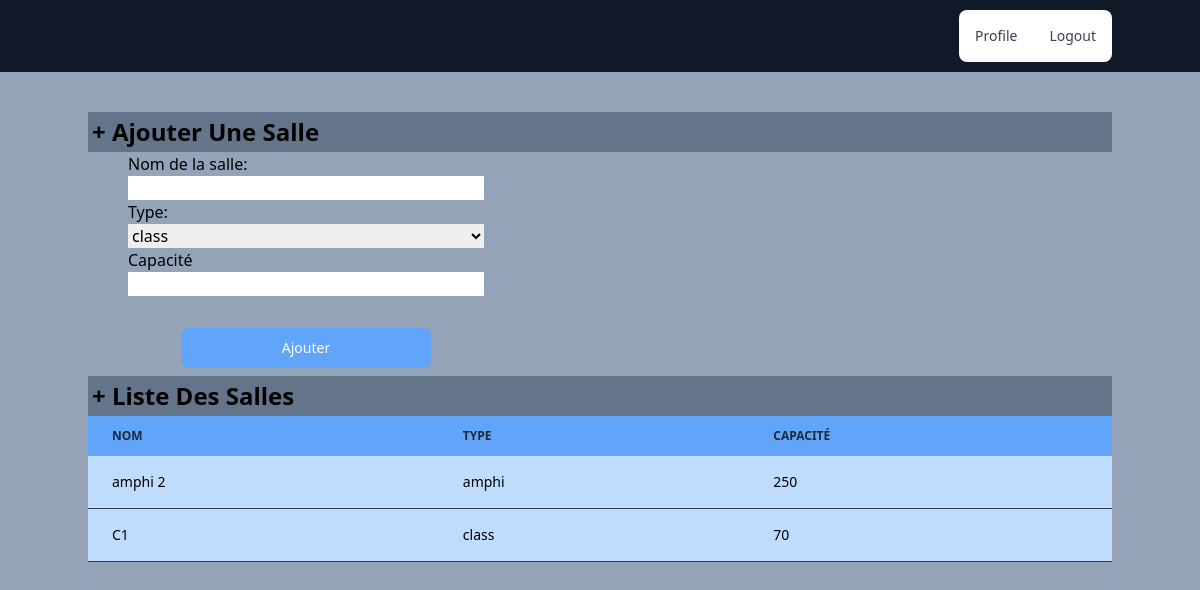
Page /public/addsalle.php on the committed database.
### tables this page shows
CREATE TABLE `salle` (
  `id_salle` int(11) NOT NULL,
  `nom` varchar(100) NOT NULL,
  `type` varchar(100) NOT NULL,
  `capacite` int(11) NOT NULL
);

### public/utils.php (called while the page is built, shortened)
<?php
function connect()
{
    try{
        return new mysqli("localhost","root",'',"prjweb");
    }
    catch (PDOException $e) {
		die($e->getMessage());
	}
}
function db_select($table,$cols="*",$where = null,$one_row = false){
    $sql = "SELECT ".$cols." FROM ".$table;
    $db = connect();
    $res = $db -> query($sql);
    if($one_row)
        return $res -> fetch_assoc();
    else
        return $res -> fetch_all(MYSQLI_ASSOC);
}

### public/addsalle.php (the view, shortened to what this page needs)
<!DOCTYPE html>
<html lang="en">
<head>
    <link rel="stylesheet" href="output.css">
</head>
<body class=" bg-slate-400">
    <?php include("navbar.php")?>
    <div class="bg-slate-400 container mx-auto ">
        <h1 class="text-2xl bg-slate-500 font-semibold p-1">+ Ajouter Une Salle</h1>
        <form action="ajoutersalle.php" method="post" class="pl-10 flex flex-col w-[33vw]">
            <label for="nom">Nom de la salle:</label>
            <input type="text" name="nom" id="nom" required>
            <label for="type">Type:</label>
            <select name="type" id="type">
                <option value="class" selected>class</option>
            </select>
            <label for="capacite">Capacité</label>
            <input type="number" name="capacite" id="capacite" min="10" required>
            <input type="submit" value="Ajouter"
                class="text-white focus:ring-4 mt-8 font-medium rounded-lg text-sm px-5 py-2.5 w-[70%] mx-auto  mb-2 bg-blue-400 hover:bg-blue-700 focus:outline-none focus:ring-blue-800">
        </form>
    </div>
    <div class="container mx-auto">
        <h1 class="text-2xl bg-slate-500 font-semibold p-1">+ Liste Des Salles</h1>
        <div>
            <?php
            $salles = db_select("salle","*");
            ?>
            <div class="relative overflow-x-auto">
                <table class="w-full text-sm text-left  bg-black">
                    <thead class="text-xs  uppercase bg-blue-400 text-gray-800">
                        <tr>
                            <th scope="col" class="px-6 py-3">
                                Nom
                            </th>
                            <th scope="col" class="px-6 py-3">
                                Type
                            </th>
                            <th scope="col" class="px-6 py-3">
                                Capacité
                            </th>
                        </tr>
                    </thead>
                    <tbody>
                        <?php
                        foreach($salles as $salle){
                        ?>
                        <tr class=" border-b bg-blue-200 border-gray-700">
                            <th scope="row" class="px-6 py-4 font-medium whitespace-nowrap text-black">
                                <?php echo $salle["nom"]?>
                            </th>
                            <td class="px-6 py-4">
                            <?php echo $salle["type"]?>
                            </td>
                            <td class="px-6 py-4">
                            <?php echo $salle["capacite"]?>
                            </td>
                        </tr>
                        <?php }?>
                    </tbody>
                </table>
            </div>
        </div>
    </div>
</body>
</html>

### rows in the picture
salle: nom "amphi 2", type "amphi", capacite "250"
salle: nom "C1", type "class", capacite "70"
